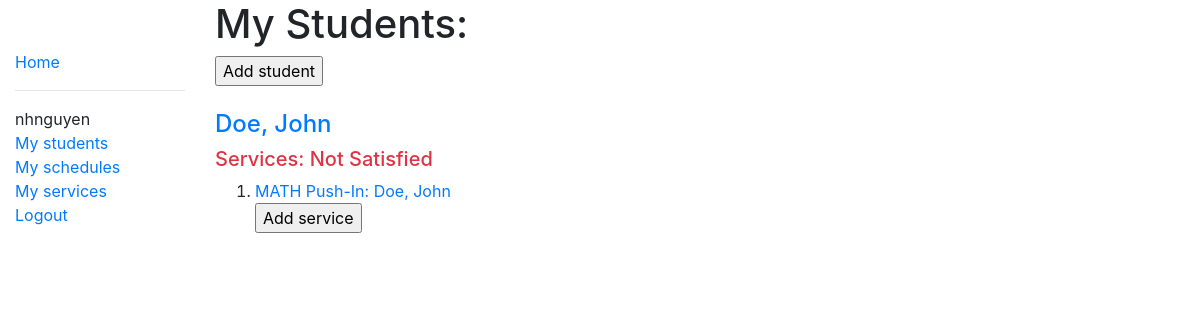
The app's page /app/studentlist/ (signed in), older data.
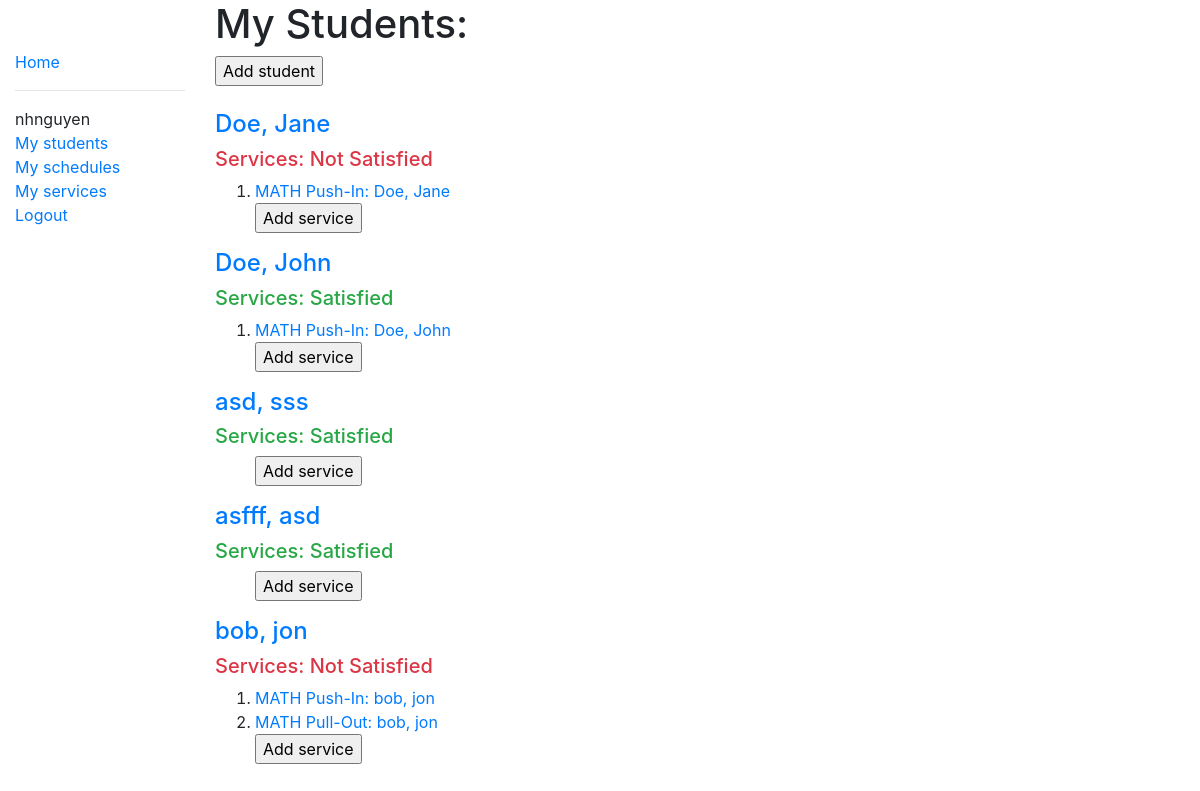
The same page, newer data.
### app/models.py (models this page shows)
class Student(models.Model):
    first_name = models.CharField(max_length=20, help_text='Enter First Name')
    middle_name = models.CharField(max_length=20, null=True, blank=True, help_text='Enter Middle Name')
    last_name = models.CharField(max_length=20, help_text='Enter Last Name')
    teacher = models.ForeignKey(User, on_delete=models.CASCADE, null=True)
    serviced = models.BooleanField(default=False, help_text='Check if the services for this student have been completed')
    id = models.UUIDField(primary_key=True, default=uuid.uuid4, help_text='Unique ID for this student')
    class Meta:
        ordering = ['last_name', 'first_name']
    def __str__(self):
        return f'{self.last_name}, {self.first_name}'
    def get_absolute_url(self):
        return reverse('student-detail', args=[str(self.id)])
    @property
    def is_serviced(self):
        for service in self.services.all():
            if not service.is_satisfied:
                return False
        return True

class Service(models.Model):
    student = models.ForeignKey('Student', related_name='services', on_delete=models.SET_NULL, null=True)
    SUBJECTS = (
        ('MATH', 'Math'),
        ('ELA', 'ELA')
        )
    subject = models.CharField(
        max_length=4,
        choices=SUBJECTS,
        default=None,
        help_text='Subject'
        )
    SERVICES = (
        ('Push-In', 'Push-In'),
        ('Pull-Out', 'Pull-Out')
        )
    service_type = models.CharField(
        max_length=8,
        choices=SERVICES,
        default=None,
        help_text='Service type'
        )
    total_time_req = models.IntegerField(help_text='Enter total time required')
    satisfied = models.BooleanField(help_text='Check if this service has been satisfied')
    def __str__(self):
        return f'{self.subject} {self.service_type}: {str(self.student)}'
    def get_absolute_url(self):
        return reverse('service-detail', args=[str(self.id)])
    @property
    def is_satisfied(self):
        allocated_time= 0
        for serviceinstance in self.stud_serviceinstances.all():
            if serviceinstance.scheduled_for.active:
                allocated_time += serviceinstance.duration
        return allocated_time >= self.total_time_req

### app/views.py (the view)
# urls.py: path('studentlist/', staff_member_required(views.StudentListView.as_view()), name='student-list'),
class StudentListView(LoginRequiredMixin, generic.ListView):
    login_url = '/accounts/login/'
    model = Student
    def get_queryset(self):
        return Student.objects.filter(teacher=self.request.user)

### app/models.py (called while the page is built)
    @property
    def duration(self):
        if self.time_start != None and self.time_end != None:   # check because time_start and time_end can be blank
            start = timedelta(hours=self.time_start.hour, minutes=self.time_start.minute, seconds=self.time_start.second)
            end = timedelta(hours=self.time_end.hour, minutes=self.time_end.minute, seconds=self.time_end.second)
            time = end - start
            duration = int(time.total_seconds() / 60)
            return duration

### app/templates/app/student_list.html
{% extends "base_template.html" %}
{% block content %}
    <h1>My Students: </h1>
    <form action="{% url 'create-student'%}">
        <input type="submit" value="Add student"/>
    </form>
    <br>
    {% if student_list %}
        {% for student in student_list %}
            <h4><a href="{{ student.get_absolute_url }}">{{student}}</a></h4>
            {% if student.is_serviced %}
                <h5 class="text-success">Services: Satisfied</h5>
            {% else %}
                <h5 class="text-danger">Services: Not Satisfied</h5>
            {% endif %}
            <ol>
                {% for service in student.services.all %}
                    <li>
                        <a href="{{service.get_absolute_url}}">{{service}}</a>
                    </li>
                {% endfor %}
                {% if student.services.count < 4 %}
                    <form action="{% url 'create-service' student.id %}">
                        <input type="submit" value="Add service"/>
                    </form>
                {% endif %}
            </ol>
        {% endfor %}
    {% endif %}
{% endblock %}

### app/templates/base_template.html (shortened to what this page needs)
<!DOCTYPE html>
<html lang="en">
<head>
  <link rel="stylesheet" href="https://stackpath.bootstrapcdn.com/bootstrap/4.1.3/css/bootstrap.min.css">
  {% load static %}
  <link rel="stylesheet" href="{% static 'css/styles.css' %}">
</head>
<body>
  <div class="container-fluid">
    <div class="row">
      <div class="col-sm-2">
      {% block sidebar %}
        <ul class="sidebar-nav">
          <li><a href="{% url 'index' %}">Home</a></li>
          {% if user.is_authenticated %}
            <hr>
            <li>{{user}}</li>
            <li><a href="{% url 'student-list' %}">My students</a></li>
            <li><a href="{% url 'schedule-list' %}">My schedules</a></li>
            <li><a href="{% url 'service-list' %}"">My services</a></li>
            <li><a href="{% url 'logout' %}">Logout</a></li>
          {% else %}
            <li><a href="{% url 'login' %}">Login</a></li>
          {% endif %}
        </ul>
     {% endblock %}
      </div>
      <div class="col-sm-10 ">{% block content %}{% endblock %}</div>
    </div>
  </div>
</body>
</html>

### app/static/css/styles.css (style rules this page uses)
.sidebar-nav { margin-top: 50px; padding: 0; list-style: none; }

Row changes from the older to the newer data that the page shows:
added Student: last_name+first_name "Doe, Jane", shows "Services: Not Satisfied"
added Service: subject+service_type+student "MATH Push-In: Doe, Jane", shown under "Doe, Jane"
computed for Student "Doe, John": text "Services: Not Satisfied" → "Services: Satisfied"
added Student: last_name+first_name "asd, sss", shows "Services: Satisfied"
added Student: last_name+first_name "asfff, asd", shows "Services: Satisfied"
added Student: last_name+first_name "bob, jon", shows "Services: Not Satisfied"
added Service: subject+service_type+student "MATH Push-In: bob, jon", shown under "bob, jon"
added Service: subject+service_type+student "MATH Pull-Out: bob, jon", shown under "bob, jon"
